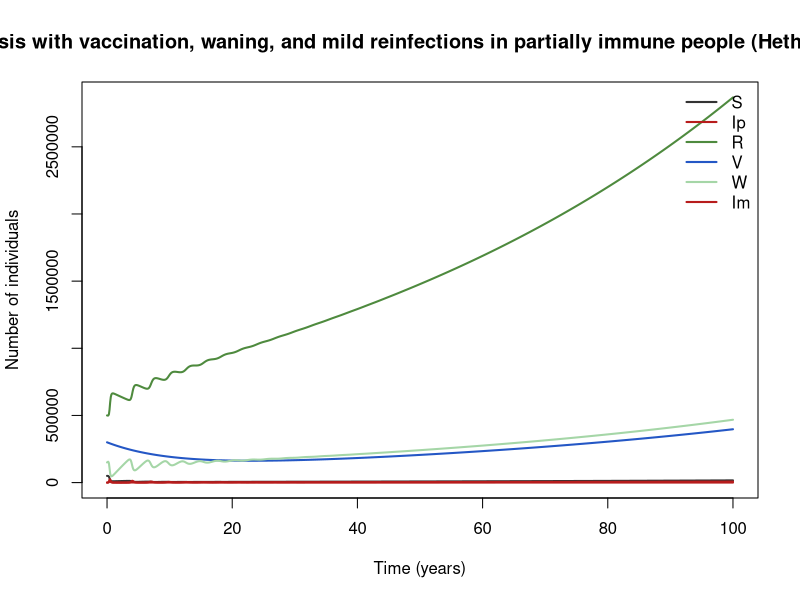

The R script that drew this image:
## Pertussis with vaccination, waning, and mild reinfections in partially immune people (Hethcote-style)
## Pertussis.
## Hethcote's 1997 paper is age-structured with many age groups.
## Parameter values: 0 of 8 checked against the source; the rest are recalled or illustrative.
## Reference: Hethcote HW. "An age-structured model for pertussis transmission." Math Biosci 1997;145:89–136. https://doi.org/10.1016/S0025-5564(97)00014-X
## Source: https://doi.org/10.1016/S0025-5564(97
##
## Generated from a compartmental model diagram (model format v1).
## Regenerating from the same diagram always gives this exact file.
##
## Compartments: S, Ip, R, V, W, Im
## Flows (time unit: years):
##   (outside) -> S  : (1 - p_vac) * mu * N
##   (outside) -> V  : p_vac * mu * N
##   S -> Ip         : foi * S
##   Ip -> R         : g_rec * Ip
##   R -> W          : w_nat * R
##   V -> W          : w_vac * V
##   W -> Im         : foi * W
##   Im -> R         : g_rec * Im
##   S -> (outside)  : mu * S

library(deSolve)

# ---- Time ------------------------------------------------------------
times <- seq(0, 100, by = 0.1)  # years

# ---- Parameters ------------------------------------------------------
parameters <- c(
  R0_p = 15,       # illustrative; the literature for pertussis spans roughly 5–17
  g_rec = 17.4,    # 21-day infectious period (1/year) [illustrative]
  rel_m = 0.5,     # relative infectiousness of mild cases [illustrative]
  w_nat = 1 / 30,  # waning of natural immunity (1/year) [illustrative]
  w_vac = 1 / 10,  # waning of vaccine immunity (1/year) [illustrative]
  p_vac = 0.9,     # fraction of births effectively vaccinated [illustrative]
  mu = 0.0133,     # birth = death rate (1/year) [illustrative]
  N0 = 1e6         # value taken from the notes text [recalled]
)

# ---- Initial conditions ----------------------------------------------
state <- with(as.list(parameters), {
  S <- 0.05 * N0  # fully susceptible (never infected or vaccinated)
  Ip <- 50        # typical (severe) primary infection
  R <- 0.5 * N0   # fully immune after infection
  V <- 0.3 * N0   # vaccine-immune
  W <- 0.15 * N0  # waned, partially immune
  Im <- 50        # mild infection in a waned person
  c(S = S, Ip = Ip, R = R, V = V, W = W, Im = Im)
})

# ---- Model equations -------------------------------------------------
pertussis_hethcote_mild_model <- function(t, state, parameters) {
  with(as.list(c(state, parameters)), {
    # Total population
    N <- S + Ip + R + V + W + Im

    # Derived quantities
    foi <- R0_p * (g_rec + mu) * (Ip + rel_m * Im) / N

    # Rates of change
    dS <- (1 - p_vac) * mu * N - foi * S - mu * S
    dIp <- foi * S - g_rec * Ip
    dR <- g_rec * Ip - w_nat * R + g_rec * Im
    dV <- p_vac * mu * N - w_vac * V
    dW <- w_nat * R + w_vac * V - foi * W
    dIm <- foi * W - g_rec * Im

    list(c(dS, dIp, dR, dV, dW, dIm))
  })
}

# ---- Solve -----------------------------------------------------------
out <- ode(y = state, times = times, func = pertussis_hethcote_mild_model, parms = parameters)
out <- as.data.frame(out)

# ---- Plot ------------------------------------------------------------
compartment_cols <- c(S = "#333333", Ip = "#B71C1C", R = "#4E8A3E", V = "#2457C5", W = "#A5D6A7", Im = "#B71C1C")
matplot(out$time, out[, names(compartment_cols)], type = "l", lty = 1, lwd = 2,
        col = compartment_cols, xlab = "Time (years)", ylab = "Number of individuals",
        main = "Pertussis with vaccination, waning, and mild reinfections in partially immune people (Hethcote-style)")
legend("topright", legend = names(compartment_cols), col = compartment_cols,
       lty = 1, lwd = 2, bty = "n")
